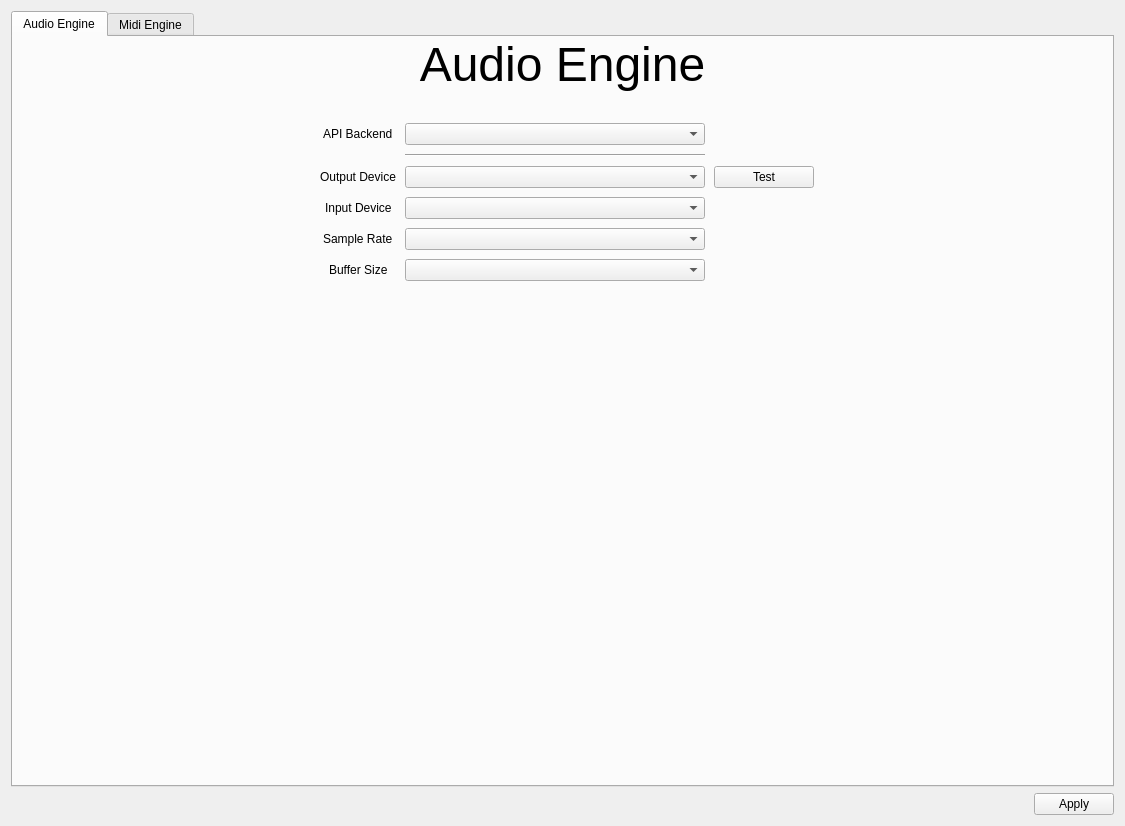
<?xml version="1.0" encoding="UTF-8"?>
<ui version="4.0">
 <class>Settings</class>
 <widget class="QWidget" name="Settings">
  <property name="geometry">
   <rect>
    <x>0</x>
    <y>0</y>
    <width>1125</width>
    <height>826</height>
   </rect>
  </property>
  <property name="sizePolicy">
   <sizepolicy hsizetype="Minimum" vsizetype="Minimum">
    <horstretch>0</horstretch>
    <verstretch>0</verstretch>
   </sizepolicy>
  </property>
  <property name="contextMenuPolicy">
   <enum>Qt::DefaultContextMenu</enum>
  </property>
  <property name="windowTitle">
   <string>DigiDAW - Settings</string>
  </property>
  <property name="windowOpacity">
   <double>1.000000000000000</double>
  </property>
  <layout class="QVBoxLayout" name="verticalLayout_2">
   <item>
    <widget class="QTabWidget" name="tabWidget">
     <property name="sizePolicy">
      <sizepolicy hsizetype="Expanding" vsizetype="Expanding">
       <horstretch>0</horstretch>
       <verstretch>0</verstretch>
      </sizepolicy>
     </property>
     <property name="tabShape">
      <enum>QTabWidget::Rounded</enum>
     </property>
     <property name="currentIndex">
      <number>0</number>
     </property>
     <property name="usesScrollButtons">
      <bool>false</bool>
     </property>
     <widget class="QWidget" name="audioengine_tab">
      <property name="sizePolicy">
       <sizepolicy hsizetype="Preferred" vsizetype="Preferred">
        <horstretch>0</horstretch>
        <verstretch>0</verstretch>
       </sizepolicy>
      </property>
      <attribute name="title">
       <string>Audio Engine</string>
      </attribute>
      <layout class="QGridLayout" name="gridLayout">
       <property name="sizeConstraint">
        <enum>QLayout::SetDefaultConstraint</enum>
       </property>
       <property name="leftMargin">
        <number>0</number>
       </property>
       <property name="topMargin">
        <number>0</number>
       </property>
       <property name="rightMargin">
        <number>0</number>
       </property>
       <property name="bottomMargin">
        <number>0</number>
       </property>
       <item row="0" column="0">
        <widget class="QLabel" name="label">
         <property name="sizePolicy">
          <sizepolicy hsizetype="Maximum" vsizetype="Maximum">
           <horstretch>0</horstretch>
           <verstretch>0</verstretch>
          </sizepolicy>
         </property>
         <property name="maximumSize">
          <size>
           <width>100000</width>
           <height>80</height>
          </size>
         </property>
         <property name="font">
          <font>
           <pointsize>36</pointsize>
           <bold>false</bold>
          </font>
         </property>
         <property name="tabletTracking">
          <bool>true</bool>
         </property>
         <property name="text">
          <string>Audio Engine</string>
         </property>
         <property name="textFormat">
          <enum>Qt::AutoText</enum>
         </property>
         <property name="alignment">
          <set>Qt::AlignHCenter|Qt::AlignTop</set>
         </property>
        </widget>
       </item>
       <item row="1" column="0">
        <layout class="QFormLayout" name="formLayout">
         <property name="sizeConstraint">
          <enum>QLayout::SetMinimumSize</enum>
         </property>
         <property name="labelAlignment">
          <set>Qt::AlignHCenter|Qt::AlignTop</set>
         </property>
         <property name="formAlignment">
          <set>Qt::AlignHCenter|Qt::AlignTop</set>
         </property>
         <property name="horizontalSpacing">
          <number>9</number>
         </property>
         <property name="verticalSpacing">
          <number>9</number>
         </property>
         <property name="leftMargin">
          <number>20</number>
         </property>
         <property name="topMargin">
          <number>0</number>
         </property>
         <property name="rightMargin">
          <number>20</number>
         </property>
         <property name="bottomMargin">
          <number>0</number>
         </property>
         <item row="0" column="0">
          <widget class="QLabel" name="api_label">
           <property name="maximumSize">
            <size>
             <width>16777215</width>
             <height>16777215</height>
            </size>
           </property>
           <property name="text">
            <string>API Backend</string>
           </property>
           <property name="alignment">
            <set>Qt::AlignLeading|Qt::AlignLeft|Qt::AlignVCenter</set>
           </property>
          </widget>
         </item>
         <item row="0" column="1">
          <widget class="QComboBox" name="api_combo">
           <property name="sizePolicy">
            <sizepolicy hsizetype="Fixed" vsizetype="Fixed">
             <horstretch>0</horstretch>
             <verstretch>0</verstretch>
            </sizepolicy>
           </property>
           <property name="minimumSize">
            <size>
             <width>0</width>
             <height>0</height>
            </size>
           </property>
           <property name="maximumSize">
            <size>
             <width>300</width>
             <height>22</height>
            </size>
           </property>
           <property name="iconSize">
            <size>
             <width>16</width>
             <height>16</height>
            </size>
           </property>
           <property name="duplicatesEnabled">
            <bool>false</bool>
           </property>
          </widget>
         </item>
         <item row="2" column="0">
          <widget class="QLabel" name="output_device_label">
           <property name="maximumSize">
            <size>
             <width>16777215</width>
             <height>16777215</height>
            </size>
           </property>
           <property name="text">
            <string>Output Device</string>
           </property>
          </widget>
         </item>
         <item row="2" column="1">
          <layout class="QGridLayout" name="gridLayout_2">
           <property name="sizeConstraint">
            <enum>QLayout::SetNoConstraint</enum>
           </property>
           <property name="leftMargin">
            <number>0</number>
           </property>
           <property name="horizontalSpacing">
            <number>9</number>
           </property>
           <property name="verticalSpacing">
            <number>0</number>
           </property>
           <item row="0" column="0">
            <widget class="QComboBox" name="output_combo">
             <property name="sizePolicy">
              <sizepolicy hsizetype="Fixed" vsizetype="Fixed">
               <horstretch>0</horstretch>
               <verstretch>0</verstretch>
              </sizepolicy>
             </property>
             <property name="maximumSize">
              <size>
               <width>300</width>
               <height>22</height>
              </size>
             </property>
             <property name="frame">
              <bool>true</bool>
             </property>
            </widget>
           </item>
           <item row="0" column="2">
            <widget class="QPushButton" name="test_button">
             <property name="sizePolicy">
              <sizepolicy hsizetype="Fixed" vsizetype="Fixed">
               <horstretch>0</horstretch>
               <verstretch>0</verstretch>
              </sizepolicy>
             </property>
             <property name="maximumSize">
              <size>
               <width>100</width>
               <height>16777215</height>
              </size>
             </property>
             <property name="text">
              <string>Test</string>
             </property>
             <property name="autoDefault">
              <bool>false</bool>
             </property>
             <property name="default">
              <bool>false</bool>
             </property>
             <property name="flat">
              <bool>false</bool>
             </property>
            </widget>
           </item>
          </layout>
         </item>
         <item row="3" column="0">
          <widget class="QLabel" name="input_device_label">
           <property name="text">
            <string>Input Device</string>
           </property>
          </widget>
         </item>
         <item row="3" column="1">
          <widget class="QComboBox" name="input_combo">
           <property name="sizePolicy">
            <sizepolicy hsizetype="Fixed" vsizetype="Fixed">
             <horstretch>0</horstretch>
             <verstretch>0</verstretch>
            </sizepolicy>
           </property>
           <property name="maximumSize">
            <size>
             <width>300</width>
             <height>22</height>
            </size>
           </property>
          </widget>
         </item>
         <item row="4" column="0">
          <widget class="QLabel" name="samplerate_label">
           <property name="text">
            <string>Sample Rate</string>
           </property>
          </widget>
         </item>
         <item row="4" column="1">
          <widget class="QComboBox" name="samplerate_combo">
           <property name="sizePolicy">
            <sizepolicy hsizetype="Fixed" vsizetype="Fixed">
             <horstretch>0</horstretch>
             <verstretch>0</verstretch>
            </sizepolicy>
           </property>
           <property name="maximumSize">
            <size>
             <width>300</width>
             <height>16777215</height>
            </size>
           </property>
          </widget>
         </item>
         <item row="5" column="0">
          <widget class="QLabel" name="buffersize_label">
           <property name="text">
            <string>Buffer Size</string>
           </property>
          </widget>
         </item>
         <item row="5" column="1">
          <widget class="QComboBox" name="buffersize_combo">
           <property name="sizePolicy">
            <sizepolicy hsizetype="Fixed" vsizetype="Fixed">
             <horstretch>0</horstretch>
             <verstretch>0</verstretch>
            </sizepolicy>
           </property>
           <property name="maximumSize">
            <size>
             <width>300</width>
             <height>16777215</height>
            </size>
           </property>
          </widget>
         </item>
         <item row="1" column="1">
          <widget class="Line" name="line">
           <property name="maximumSize">
            <size>
             <width>300</width>
             <height>16777215</height>
            </size>
           </property>
           <property name="orientation">
            <enum>Qt::Horizontal</enum>
           </property>
          </widget>
         </item>
        </layout>
       </item>
      </layout>
     </widget>
     <widget class="QWidget" name="midiengine_tab">
      <attribute name="title">
       <string>Midi Engine</string>
      </attribute>
     </widget>
    </widget>
   </item>
   <item>
    <widget class="QDialogButtonBox" name="buttonBox">
     <property name="orientation">
      <enum>Qt::Horizontal</enum>
     </property>
     <property name="standardButtons">
      <set>QDialogButtonBox::Apply</set>
     </property>
     <property name="centerButtons">
      <bool>false</bool>
     </property>
    </widget>
   </item>
  </layout>
 </widget>
 <resources/>
 <connections/>
</ui>
